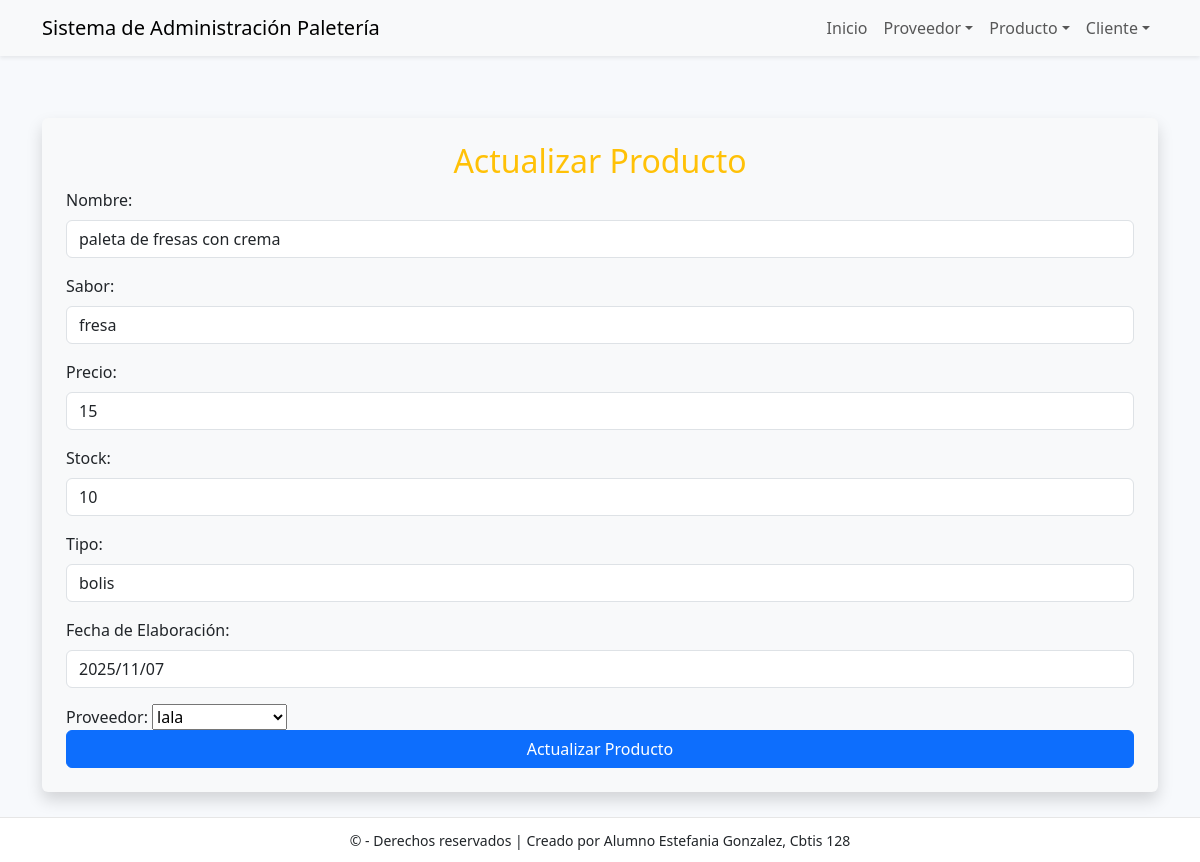
The page /producto/actualizar/2/ on the database its author committed.
### app_Paleteria/models.py (models this page shows, shortened)
class Producto(models.Model):
    id_producto = models.AutoField(primary_key=True)
    nombre = models.CharField(max_length=100, unique=True)
    sabor = models.CharField(max_length=100, unique=True)
    precio = models.CharField(max_length=100)
    stock = models.CharField(max_length=100)
    tipo = models.CharField(max_length=100)
    fecha_elaboracion = models.CharField(max_length=100)
    id_proveedor = models.ForeignKey(
        Proveedor, on_delete=models.CASCADE, db_column='id_proveedor', related_name='productos'
    )

class Proveedor(models.Model):
    id_proveedor = models.AutoField(primary_key=True)
    nombre_empresa = models.CharField(max_length=100, unique=True)
    contacto = models.CharField(max_length=100, blank=True)   # no hace falta unique en contacto
    telefono = models.CharField(max_length=50, blank=True)
    email = models.EmailField(max_length=100, blank=True)
    direccion = models.CharField(max_length=200, blank=True)
    fecha_registro = models.DateField(auto_now_add=True)      # auto ahora
    ciudad = models.CharField(max_length=100, blank=True)

### app_Paleteria/views.py (the view)
# urls.py: path('producto/actualizar/<int:id>/', views.actualizar_producto, name='actualizar_producto'),
def actualizar_producto(request, id):
    producto = get_object_or_404(Producto, id_producto=id)
    proveedores = Proveedor.objects.all()
    return render(request, 'producto/actualizar_producto.html', {'producto': producto, 'proveedores': proveedores})

### app_Paleteria/templates/producto/actualizar_producto.html (shortened to what this page needs)
{% extends 'base.html' %}
{% block content %}
<div class="container mt-5 p-4 bg-light rounded shadow">
    <h2 class="text-center text-warning">Actualizar Producto</h2>
    <form method="POST" action="{% url 'realizar_actualizacion_producto' producto.id_producto %}">
        <div class="mb-3">
            <label class="form-label">Nombre:</label>
            <input type="text" name="nombre" class="form-control" value="{{ producto.nombre }}">
        </div>
        <div class="mb-3">
            <label class="form-label">Sabor:</label>
            <input type="text" name="sabor" class="form-control" value="{{ producto.sabor }}">
        </div>
        <div class="mb-3">
            <label class="form-label">Precio:</label>
            <input type="text" name="precio" class="form-control" value="{{ producto.precio }}">
        </div>
        <div class="mb-3">
            <label class="form-label">Stock:</label>
            <input type="text" name="stock" class="form-control" value="{{ producto.stock }}">
        </div>
        <div class="mb-3">
            <label class="form-label">Tipo:</label>
            <input type="text" name="tipo" class="form-control" value="{{ producto.tipo }}">
        </div>
        <div class="mb-3">
            <label class="form-label">Fecha de Elaboración:</label>
            <input type="text" name="fecha_elaboracion" class="form-control" value="{{ producto.fecha_elaboracion }}">
        </div>
        <label for="id_proveedor">Proveedor:</label>
            <select name="id_proveedor" id="id_proveedor" required>
                {% for proveedor in proveedores %}
                    <option value="{{ proveedor.id_proveedor }}" {% if proveedor.id_proveedor == producto.id_proveedor.id_proveedor %}selected{% endif %}>
                        {{ proveedor.nombre_empresa }}
                    </option>
                {% endfor %}
            </select>
        <button type="submit" class="btn btn-primary w-100">Actualizar Producto</button>
    </form>
</div>
{% endblock %}

### app_Paleteria/templates/base.html (style rules this page uses)
body { padding-top: 70px; padding-bottom: 70px; background:#f7f9fc; }

### rows shown on the page
Producto: nombre "paleta de fresas con crema", sabor "fresa", precio "15", stock "10", tipo "bolis", fecha_elaboracion "2025/11/07", id_proveedor "lala"
